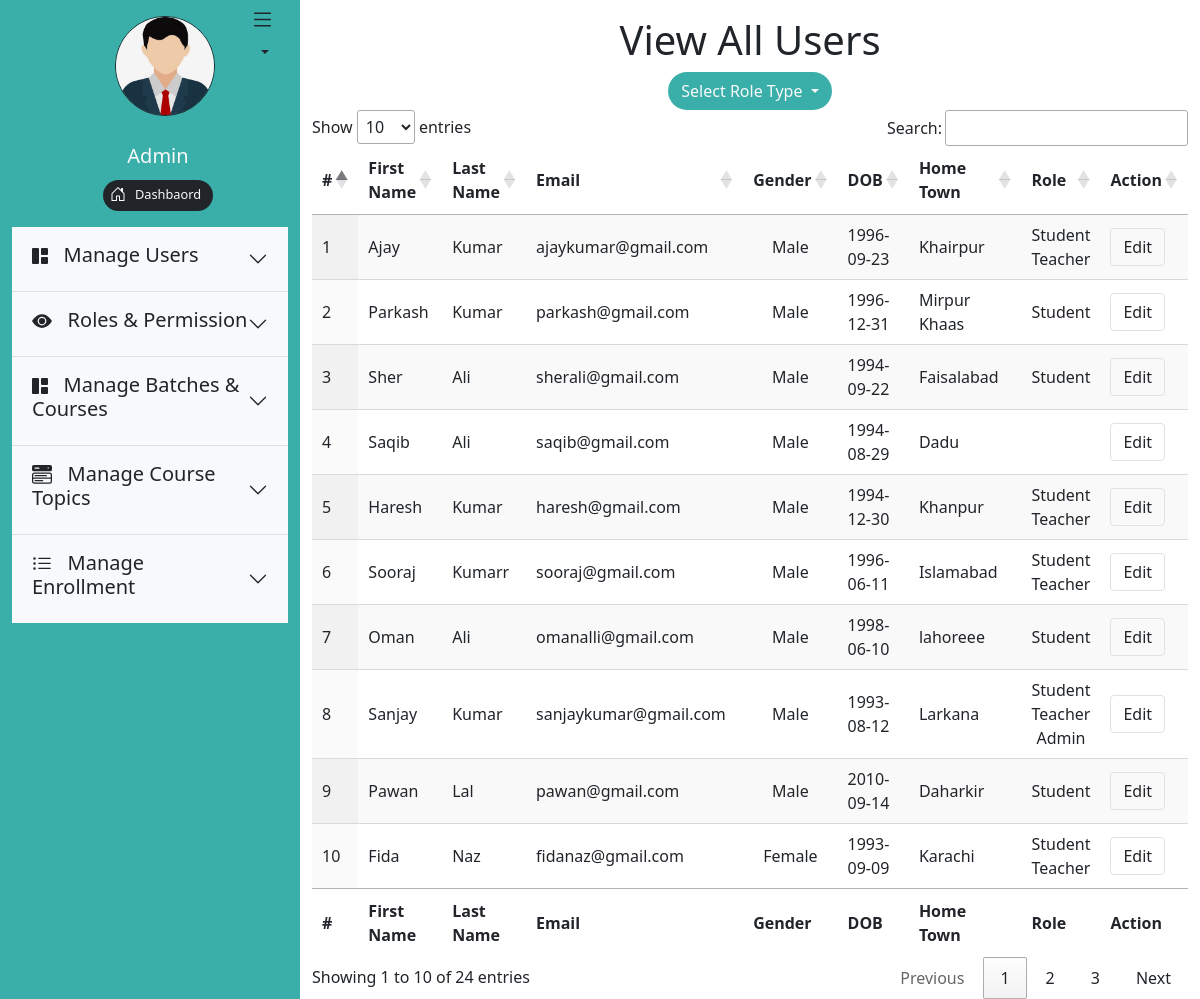
The page /admin/all_users.php on the database its author committed.
### tables this page shows
CREATE TABLE `users` (
  `user_id` int(11) NOT NULL AUTO_INCREMENT,
  `approved_by` int(11) DEFAULT NULL,
  `status_id` int(11) DEFAULT NULL,
  `first_name` varchar(100) DEFAULT NULL,
  `last_name` varchar(100) DEFAULT NULL,
  `email` varchar(100) DEFAULT NULL,
  `password` text DEFAULT NULL,
  `gender` enum('Male','Female') DEFAULT NULL,
  `date_of_birth` date DEFAULT NULL,
  `image` blob DEFAULT NULL,
  `home_town` text DEFAULT NULL,
  `is_approve` enum('Pending','Approved','Rejected') DEFAULT 'Pending',
  `created_at` datetime DEFAULT NULL,
  `updated_at` datetime DEFAULT NULL,
  PRIMARY KEY (`user_id`),
  UNIQUE KEY `email` (`email`),
  KEY `approved_by` (`approved_by`),
  CONSTRAINT `users_ibfk_1` FOREIGN KEY (`approved_by`) REFERENCES `user_role` (`user_role_id`) ON DELETE CASCADE ON UPDATE CASCADE
);

CREATE TABLE `user_role` (
  `user_role_id` int(11) NOT NULL AUTO_INCREMENT,
  `user_id` int(11) DEFAULT NULL,
  `role_id` int(11) DEFAULT NULL,
  `status_id` int(11) DEFAULT NULL,
  `created_at` datetime DEFAULT NULL,
  `updated_at` datetime DEFAULT NULL,
  PRIMARY KEY (`user_role_id`),
  KEY `user_id` (`user_id`),
  KEY `role_id` (`role_id`),
  CONSTRAINT `user_role_ibfk_1` FOREIGN KEY (`user_id`) REFERENCES `users` (`user_id`) ON DELETE CASCADE ON UPDATE CASCADE,
  CONSTRAINT `user_role_ibfk_2` FOREIGN KEY (`role_id`) REFERENCES `roles` (`role_id`) ON DELETE CASCADE ON UPDATE CASCADE
);

### admin/all_users.php (the view, shortened to what this page needs)
<?php
require_once("require/header.php");
require_once("../require/database_connection.php");
?>
<div class="col-sm-9">
    <h1 class="display-6 pt-3 text-center">View All Users</h1>
    <center>
    <div class="w-50 ">
        <div class="btn-group">
          <button class="btn text-light rounded-pill dropdown-toggle" type="button" id="dropdownMenuClickableOutside" data-bs-toggle="dropdown" data-bs-auto-close="inside" aria-expanded="false" style="background-color:#3AAFA9;">Select Role Type
          </button>
        </div>
    </div>
    </center>
    <form method="POST" action="edit_user_info.php">
        <table id="example" class="display" style="width:100%">
            <thead>
                <tr>
                    <th>#</th>
                    <th>First Name</th>
                    <th>Last Name</th>
                    <th>Email</th>
                    <th>Gender</th>
                    <th>DOB</th>
                    <th>Home Town</th>
                    <th>Role</th>
                    <th>Action</th>
                </tr>
            </thead>
            <tbody>
                <?php $count = 1;
                $query = "SELECT * FROM users WHERE is_approve = 'approved' AND status_id = '1' ORDER BY user_id DESC;";
                $result = mysqli_query($connection, $query);
                if($result->num_rows){ ?>
                            <tr>
                                <?php while($row = mysqli_fetch_assoc($result)){?>
                                <td><?php echo $count++; ?></td>
                                <td><?php echo $row['first_name']; ?></td>
                                <td><?php echo $row['last_name']; ?></td>
                                <td><?php echo $row['email']; ?></td>
                                <td class="text-center"><?php echo $row['gender']; ?></td>
                                <td><?php echo $row['date_of_birth']; ?></td>
                                <td><?php echo $row['home_town']; ?></td>
                                <?php $query = "SELECT role_id FROM user_role WHERE user_id ='".$row['user_id']."' AND status_id = 1 ";
                                $result3 = mysqli_query($connection, $query);
                                if($result3->num_rows) { ?>
                                    <td class="text-center"><?php
                                        while( $row3 = mysqli_fetch_assoc( $result3 )) {
                                            if(( $row3['role_id']) == 1) { ?><span>Student</span><br><?php }
                                            else if(($row3['role_id'])==2) { ?><span>Teacher</span><br><?php }
                                            else if(($row3['role_id'])==3) { ?><span>Admin</span><br><?php }
                                        }?>
                                    </td><?php
                                }           else if(!( $result3->num_rows )){ ?><td></td><?php } ?>
                                <td> <a href="edit_user_info.php?user_id=<?php echo $row['user_id']; ?>"  class="text-center btn border">Edit</a> </td>
                            </tr>
                            <?php }
                }?>
            </tbody>
            <tfoot>
                <tr>
                    <th>#</th>
                    <th>First Name</th>
                    <th>Last Name</th>
                    <th>Email</th>
                    <th>Gender</th>
                    <th>DOB</th>
                    <th>Home Town</th>
                    <th>Role</th>
                    <th>Action</th>
                </tr>
            </tfoot>
        </table>
    </form>
<?php require_once("require/footer.php"); ?>

### admin/require/header.php (shortened to what this page needs)
<!DOCTYPE html>
<html lang="en">
<head>
  <link rel="stylesheet" type="text/css" href="../bootstrap/css/bootstrap.min.css">
  <link rel="stylesheet" type="text/css" href="css/style.css">
  <link rel="stylesheet" type="text/css" href="https://cdn.datatables.net/1.11.3/css/jquery.dataTables.min.css">
</head>
<body>
  <div class="container-fluid">
    <div class="row text-dark">
      <div class="col-sm-3" style="background-color:#3AAFA9;">
        <div class="dropdown float-end">
          <button class="btn  dropdown-toggle" type="button" id="dropdownMenuButton2" data-bs-toggle="dropdown" aria-expanded="false">
            <h1 class="fs-6"></h1>
          </button>
        </div>
        <div class="pt-3 pb-3 text-center">
          <div style="margin-left: 5rem;"><img src="../img/profile.jpg" width="100" class="rounded-circle border border-dark"></div>
          <h1 class="fs-5 p-1" style="margin-left: 1rem;"><?php echo $_SESSION['first_name']." ".$_SESSION['last_name']; ?> <br><span class="fs-5 text-light">Admin</span></h1>
          <a href="index.php" class="btn bg-dark rounded-pill text-light p-1" style="font-size: 0.8rem; margin-left:1rem;">
            <span>Dashbaord &nbsp;</span>
          </a>
        </div>
        <div class="accordion accordion-flush" id="accordionFlushExample">
          <div class="accordion-item">
            <h2 class="accordion-header" id="flush-headingOne">
              <button class="accordion-button collapsed bg-light" type="button" data-bs-toggle="collapse" data-bs-target="#flush-collapseOne" aria-expanded="false" aria-controls="flush-collapseOne">
                <h1 class="fs-5 text-dark">
                    &nbsp;&nbsp;&nbsp;Manage Users</h1>
              </button>
            </h2>
          </div>
          <div class="accordion-item">
            <h2 class="accordion-header" id="flush-headingTwo">
              <button class="accordion-button collapsed bg-light" type="button" data-bs-toggle="collapse" data-bs-target="#flush-collapseTwo" aria-expanded="false" aria-controls="flush-collapseTwo">
                <h1 class="fs-5  text-dark">
                  <svg xmlns="http://www.w3.org/2000/svg" width="20" height="20" fill="currentColor" class="bi bi-eye-fill" viewBox="0 0 16 16">
                  <path d="M10.5 8a2.5 2.5 0 1 1-5 0 2.5 2.5 0 0 1 5 0z"/>
                  <path d="M0 8s3-5.5 8-5.5S16 8 16 8s-3 5.5-8 5.5S0 8 0 8zm8 3.5a3.5 3.5 0 1 0 0-7 3.5 3.5 0 0 0 0 7z"/>
                  </svg>&nbsp;&nbsp;&nbsp;Roles & Permission</h1>
              </button>
            </h2>
          </div>
          <div class="accordion-item">
            <h2 class="accordion-header" id="flush-headingFive">
              <button class="accordion-button collapsed bg-light" type="button" data-bs-toggle="collapse" data-bs-target="#flush-collapseFive" aria-expanded="false" aria-controls="flush-collapseFive">
                <h1 class="fs-5 text-dark">
                    &nbsp;&nbsp;&nbsp;Manage Batches & Courses</h1>
              </button>
            </h2>
          </div>
          <div class="accordion-item">
            <h2 class="accordion-header" id="flush-headingEight">
              <button class="accordion-button collapsed bg-light" type="button" data-bs-toggle="collapse" data-bs-target="#flush-collapseEight" aria-expanded="false" aria-controls="flush-collapseEight">
                <h1 class="fs-5 text-dark">
                  &nbsp;&nbsp;&nbsp;Manage Course Topics</h1>
              </button>
            </h2>
          </div>
          <div class="accordion-item">
            <h2 class="accordion-header" id="flush-headingFour">
              <button class="accordion-button collapsed bg-light" type="button" data-bs-toggle="collapse" data-bs-target="#flush-collapseFour" aria-expanded="false" aria-controls="flush-collapseThree">
                <h1 class="fs-5 text-dark">
                &nbsp;&nbsp;&nbsp;Manage Enrollment</h1>
              </button>
            </h2>
          </div>
        </div>
    </div>

### admin/require/footer.php (shortened to what this page needs)
</div>
  </body>
</html>
</body>
</html>

### rows shown on the page
users: first_name "Ajay", last_name "Kumar", email "ajaykumar@gmail.com", gender "Male", date_of_birth "1996-09-23", home_town "Khairpur"
user_role: shows "Student"
user_role: shows "Teacher"
users: first_name "Parkash", last_name "Kumar", email "parkash@gmail.com", gender "Male", date_of_birth "1996-12-31", home_town "Mirpur Khaas"
user_role: shows "Student"
users: first_name "Sher", last_name "Ali", email "sherali@gmail.com", gender "Male", date_of_birth "1994-09-22", home_town "Faisalabad"
user_role: shows "Student"
users: first_name "Saqib", last_name "Ali", email "saqib@gmail.com", gender "Male", date_of_birth "1994-08-29", home_town "Dadu"
users: first_name "Haresh", last_name "Kumar", email "haresh@gmail.com", gender "Male", date_of_birth "1994-12-30", home_town "Khanpur"
user_role: shows "Student"
user_role: shows "Teacher"
users: first_name "Sooraj", last_name "Kumarr", email "sooraj@gmail.com", gender "Male", date_of_birth "1996-06-11", home_town "Islamabad"
user_role: shows "Student"
user_role: shows "Teacher"
users: first_name "Oman", last_name "Ali", email "omanalli@gmail.com", gender "Male", date_of_birth "1998-06-10", home_town "lahoreee"
user_role: shows "Student"
users: first_name "Sanjay", last_name "Kumar", email "sanjaykumar@gmail.com", gender "Male", date_of_birth "1993-08-12", home_town "Larkana"
user_role: shows "Student"
user_role: shows "Teacher"
user_role: shows "Admin"
users: first_name "Pawan", last_name "Lal", email "pawan@gmail.com", gender "Male", date_of_birth "2010-09-14", home_town "Daharkir"
user_role: shows "Student"
users: first_name "Fida", last_name "Naz", email "fidanaz@gmail.com", gender "Female", date_of_birth "1993-09-09", home_town "Karachi"
user_role: shows "Student"
user_role: shows "Teacher"
